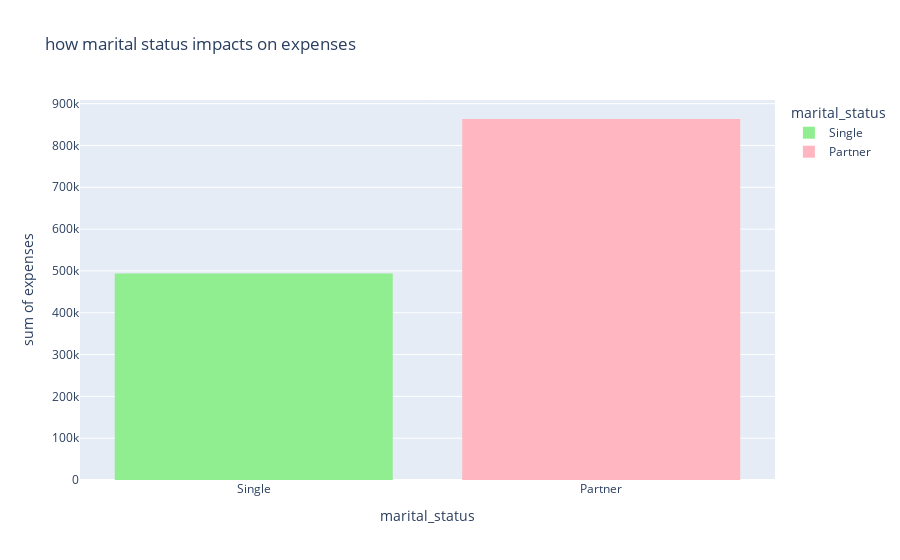

Write notebook code for a chart like this one.
### Code cell
fig=px.histogram(df,x='marital_status',y='expenses',title='how marital status impacts on expenses',color='marital_status', color_discrete_sequence=['lightgreen','lightpink'])
fig.show()

### Figure 1 — Plotly figure (JSON) as saved in the notebook; plotly's stock layout.template omitted (floating-point values rounded to 4 significant figures; data arrays with more than 128 entries replaced by an {"elided": "..."} marker saying what was removed)
{"data": [{"alignmentgroup": "True", "bingroup": "x", "histfunc": "sum", "hovertemplate": "marital_status=%{x}<br>sum of expenses=%{y}<extra></extra>", "legendgroup": "Single", "marker": {"color": "lightgreen", "pattern": {"shape": ""}}, "name": "Single", "offsetgroup": "Single", "orientation": "v", "showlegend": true, "type": "histogram", "x": {"elided": "796 str values"}, "xaxis": "x", "y": {"elided": "796 int values"}, "yaxis": "y"}, {"alignmentgroup": "True", "bingroup": "x", "histfunc": "sum", "hovertemplate": "marital_status=%{x}<br>sum of expenses=%{y}<extra></extra>", "legendgroup": "Partner", "marker": {"color": "lightpink", "pattern": {"shape": ""}}, "name": "Partner", "offsetgroup": "Partner", "orientation": "v", "showlegend": true, "type": "histogram", "x": {"elided": "1444 str values"}, "xaxis": "x", "y": {"elided": "1444 int values"}, "yaxis": "y"}], "layout": {"barmode": "relative", "legend": {"title": {"text": "marital_status"}, "tracegroupgap": 0}, "title": {"text": "how marital status impacts on expenses"}, "xaxis": {"anchor": "y", "categoryarray": ["Single", "Partner"], "categoryorder": "array", "domain": [0, 1], "title": {"text": "marital_status"}}, "yaxis": {"anchor": "x", "domain": [0, 1], "title": {"text": "sum of expenses"}}}}
